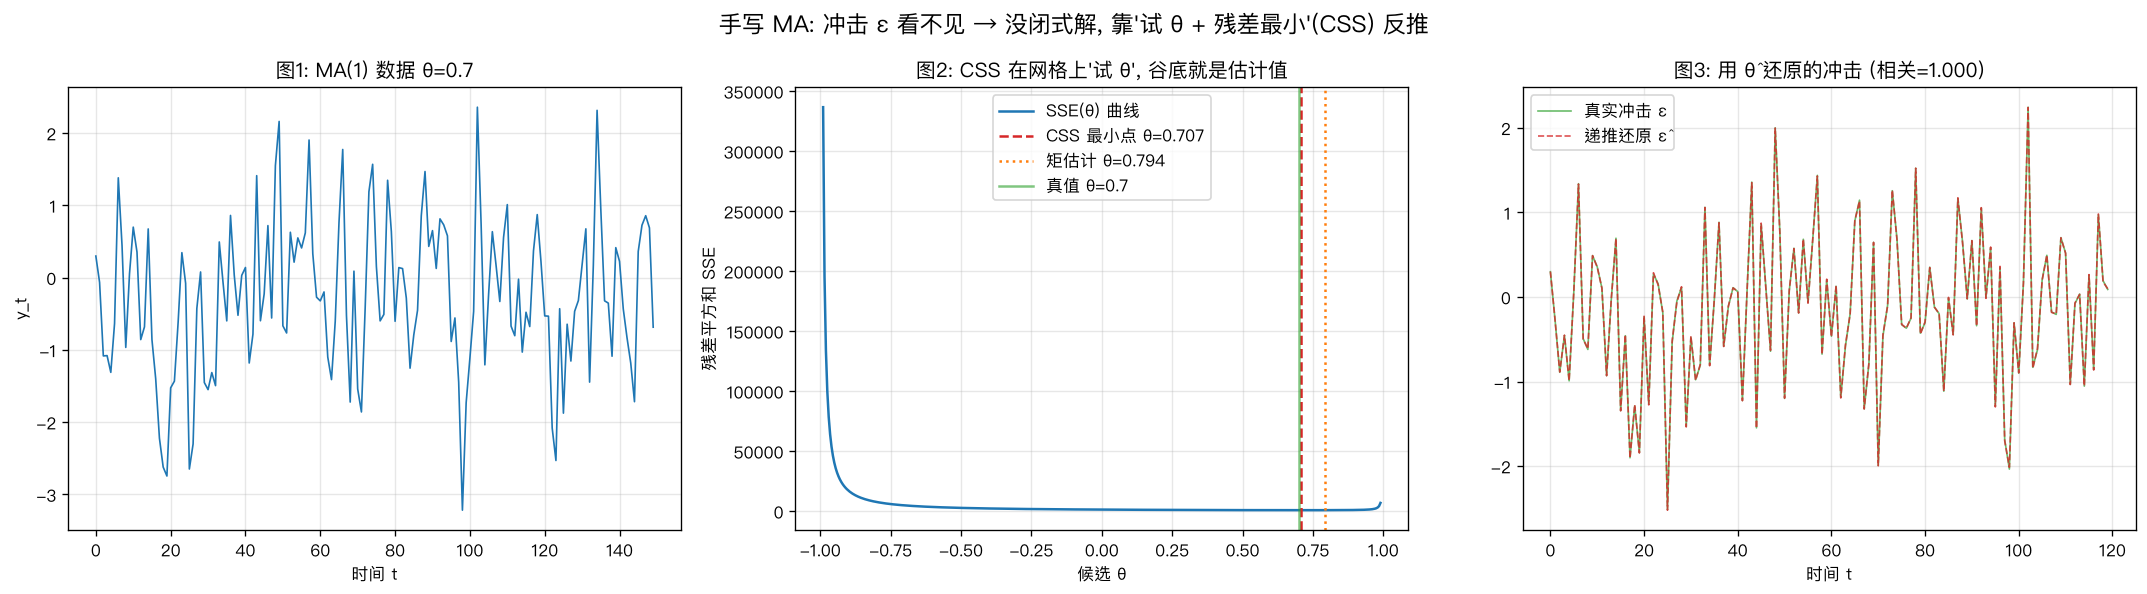

Python code for this plot:
# /// script
# requires-python = ">=3.10"
# dependencies = ["numpy", "matplotlib"]
# ///
"""
手写 MA —— 为什么 MA 比 AR 难估? 自己算一遍就懂
================================================

02_ma.py 用 statsmodels 一行拟合了 MA。这里拆开看本质, 重点回答一个问题:

    为什么 AR 有闭式解, MA 却要"猜+优化"?

核心原因 (一句话):
    AR 的回归变量 y_{t-1} 是"看得见"的 → 线性回归闭式解。
    MA 的变量 ε_{t-1} 是"看不见"的随机冲击 → 没法直接回归, 只能反推。

以 MA(1): y_t = ε_t + θ·ε_{t-1} 为例, 两种手写解法 (只用 numpy):

【解法一】矩估计 (Method of Moments) —— 闭式但粗糙
    MA(1) 的理论一阶自相关: ρ₁ = θ / (1 + θ²)
    用样本 ρ̂₁ 反解这个二次方程: θ²·ρ̂₁ − θ + ρ̂₁ = 0
    → 取 |θ|<1 的那个根 (可逆条件)。一步到位, 但只用了 ρ₁ 一个信息, 不够准。

【解法二】条件最小二乘 CSS (Conditional Sum of Squares) —— 准, 要搜索
    关键技巧: 给定一个 θ, 假设 ε₀=0, 就能"递推还原"所有冲击:
        ε_t = y_t − θ·ε_{t-1}
    再算残差平方和 SSE(θ)=Σ ε_t²。让 SSE 最小的 θ 就是估计值。
    这就是 MLE 在高斯下的近似。这里用一维网格搜索把 SSE(θ) 曲线整条画出来, 看最小点。

类比:
    AR 像"解方程"(已知条件直接算); MA 像"试钥匙"(挨个 θ 试, 哪个让残差最小用哪个)。

这张图做什么:
    图 1  MA(1) 数据
    图 2  CSS 的 SSE(θ) 曲线 + 最小点, 对比矩估计与真值 ← 核心
    图 3  用估计的 θ 递推还原的冲击 ε vs 真实冲击
"""

import matplotlib.pyplot as plt
import numpy as np

plt.rcParams["font.sans-serif"] = ["PingFang SC", "Hiragino Sans GB", "Arial Unicode MS"]
plt.rcParams["axes.unicode_minus"] = False

rng = np.random.default_rng(7)


def simulate_ma1(theta: float, n: int, sigma: float = 1.0):
    """模拟 MA(1): y_t = ε_t + θ·ε_{t-1}。返回 (y, 真实冲击 ε)。"""
    eps = rng.normal(0, sigma, size=n + 1)
    y = eps[1:] + theta * eps[:-1]
    return y, eps[1:]


def recover_eps(y: np.ndarray, theta: float) -> np.ndarray:
    """给定 θ, 假设 ε₀=0, 递推还原冲击: ε_t = y_t − θ·ε_{t-1}。"""
    eps = np.zeros(len(y))
    prev = 0.0
    for t in range(len(y)):
        prev = y[t] - theta * prev
        eps[t] = prev
    return eps


def css(y: np.ndarray, theta: float) -> float:
    """条件残差平方和 SSE(θ)。"""
    eps = recover_eps(y, theta)
    return float((eps ** 2).sum())


def fit_ma1_moments(y: np.ndarray) -> float:
    """矩估计: 用样本一阶自相关解二次方程 ρ₁θ²−θ+ρ₁=0, 取可逆根。"""
    yc = y - y.mean()
    rho1 = (yc[:-1] * yc[1:]).sum() / (yc ** 2).sum()
    if abs(rho1) >= 0.5:  # |ρ₁|<0.5 才有实根 (MA(1) 的理论上限)
        rho1 = np.sign(rho1) * 0.499
    disc = np.sqrt(1 - 4 * rho1 ** 2)
    roots = [(1 + disc) / (2 * rho1), (1 - disc) / (2 * rho1)]
    return min(roots, key=abs)  # 取 |θ|<1 的可逆根


def fit_ma1_css(y: np.ndarray, grid: np.ndarray):
    """CSS: 在网格上找让 SSE 最小的 θ。返回 (θ̂, SSE 曲线)。"""
    sse = np.array([css(y, th) for th in grid])
    return grid[np.argmin(sse)], sse


def main() -> None:
    true_theta = 0.7
    n = 1000
    y, eps_true = simulate_ma1(true_theta, n)

    grid = np.linspace(-0.99, 0.99, 400)
    theta_mm = fit_ma1_moments(y)
    theta_css, sse = fit_ma1_css(y, grid)

    fig, axes = plt.subplots(1, 3, figsize=(18, 5))

    # ---- 图 1: 数据 ----
    axes[0].plot(y[:150], lw=1.0, color="tab:blue")
    axes[0].set_title(f"图1: MA(1) 数据 θ={true_theta}")
    axes[0].set_xlabel("时间 t")
    axes[0].set_ylabel("y_t")
    axes[0].grid(alpha=0.3)

    # ---- 图 2: CSS 的 SSE(θ) 曲线 (核心) ----
    ax = axes[1]
    ax.plot(grid, sse, color="tab:blue", label="SSE(θ) 曲线")
    ax.axvline(theta_css, color="tab:red", ls="--", label=f"CSS 最小点 θ={theta_css:.3f}")
    ax.axvline(theta_mm, color="tab:orange", ls=":", label=f"矩估计 θ={theta_mm:.3f}")
    ax.axvline(true_theta, color="tab:green", ls="-", alpha=0.6, label=f"真值 θ={true_theta}")
    ax.set_title("图2: CSS 在网格上'试 θ', 谷底就是估计值")
    ax.set_xlabel("候选 θ")
    ax.set_ylabel("残差平方和 SSE")
    ax.legend()
    ax.grid(alpha=0.3)

    # ---- 图 3: 还原的冲击 vs 真实冲击 ----
    eps_hat = recover_eps(y, theta_css)
    ax = axes[2]
    ax.plot(eps_true[:120], label="真实冲击 ε", lw=1.0, color="tab:green", alpha=0.7)
    ax.plot(eps_hat[:120], label="递推还原 ε̂", lw=1.0, color="tab:red", ls="--", alpha=0.8)
    corr = np.corrcoef(eps_true, eps_hat)[0, 1]
    ax.set_title(f"图3: 用 θ̂ 还原的冲击 (相关={corr:.3f})")
    ax.set_xlabel("时间 t")
    ax.legend()
    ax.grid(alpha=0.3)

    fig.suptitle("手写 MA: 冲击 ε 看不见 → 没闭式解, 靠'试 θ + 残差最小'(CSS) 反推", fontsize=14)
    fig.tight_layout()
    out = __file__.replace(".py", ".png")
    fig.savefig(out, dpi=120, bbox_inches="tight")
    print(f"图已保存: {out}")
    print(f"真值 θ      = {true_theta}")
    print(f"矩估计 θ    = {theta_mm:.4f}  (只用了 ρ₁, 较粗)")
    print(f"CSS 估计 θ  = {theta_css:.4f}  (用了全部残差, 更准)")
    print("一句话: AR 解方程, MA 试钥匙 —— 因为 MA 的回归变量 ε 看不见。")


if __name__ == "__main__":
    main()
